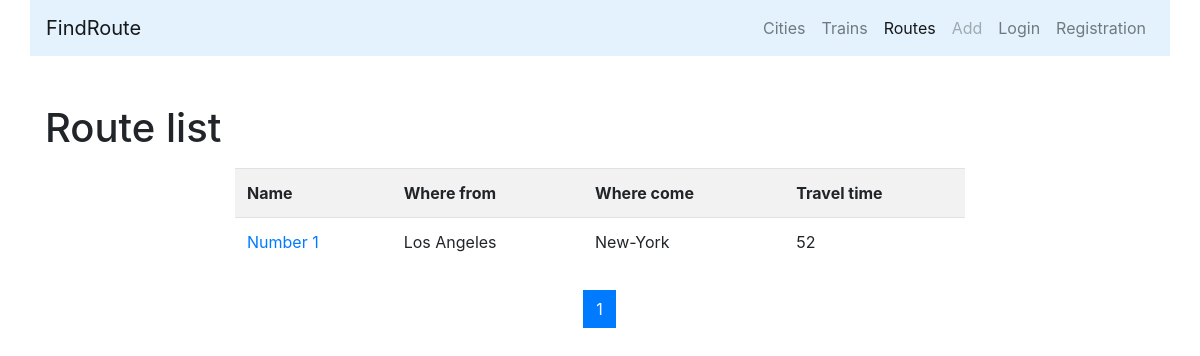
Page /list/ on the committed database.
### routes/models.py (models this page shows, shortened)
class Route(models.Model):
    name = models.CharField(
        max_length=50, unique=True, verbose_name='Route name'
    )
    travel_times = models.PositiveSmallIntegerField(
        verbose_name='Total travel time'
    )
    from_city = models.ForeignKey(
        City, on_delete=models.CASCADE,
        related_name='route_from_city_set',
        verbose_name='From what city'
    )
    to_city = models.ForeignKey(
        'cities.City', on_delete=models.CASCADE,
        related_name='route_to_city_set',
        verbose_name='Which city'
    )
    trains = models.ManyToManyField(
        'trains.Train', verbose_name='List of trains'
    )
    class Meta:
        verbose_name = 'Route'
        verbose_name_plural = 'Routes'
        ordering = ['travel_times']

### cities/models.py (models this page shows, shortened)
class City(models.Model):
    name = models.CharField(max_length=100, unique=True, verbose_name='City')
    def __str__(self):
        return self.name
    class Meta:
        verbose_name = 'City'
        verbose_name_plural = 'Cities'
        ordering = ['name']

### routes/views.py (the view)
# urls.py: path('list/', RouteListView.as_view(), name='list'),
class RouteListView(ListView):
    paginate_by = 10
    model = Route
    template_name = 'routes/list.html'

### routes/templates/routes/list.html (shortened to what this page needs)
{% extends 'base.html' %}
{% block content %}
<h1>Route list</h1>
<div class="row ">
    <div class="col-md-8 mx-auto my-2">
        <table class="table table-striped">
            <tr>
                <th>Name</th>
                <th>Where from</th>
                <th>Where come</th>
                <th>Travel time</th>
            </tr>
        {% for object in page_obj %}
            <tr>
                <td>
                    <a href="{% url 'detail' pk=object.pk%}">{{object.name}}</a>
                </td>
                <td>{{object.from_city}}</td>
                <td>{{object.to_city}}</td>
                <td>{{object.travel_times}}</td>
            </tr>
        {% endfor %}
        </table>
    </div>
</div>
<nav aria-label="Page navigation example">
  <ul class="pagination justify-content-center">
    {% for page in page_obj.paginator.page_range %}
        <li class="page-item {% if page == page_obj.number %} active {% endif %} ">
            <a class="page-link" href="?page={{page}}">
                {{ page }}
            </a>
        </li>
    {% endfor %}
  </ul>
</nav>
{% endblock %}

### rows in the picture
Route: name "Number 1", from_city "Los Angeles", to_city "New-York", travel_times "52"

### other values in the picture
{{ page }} "1"
